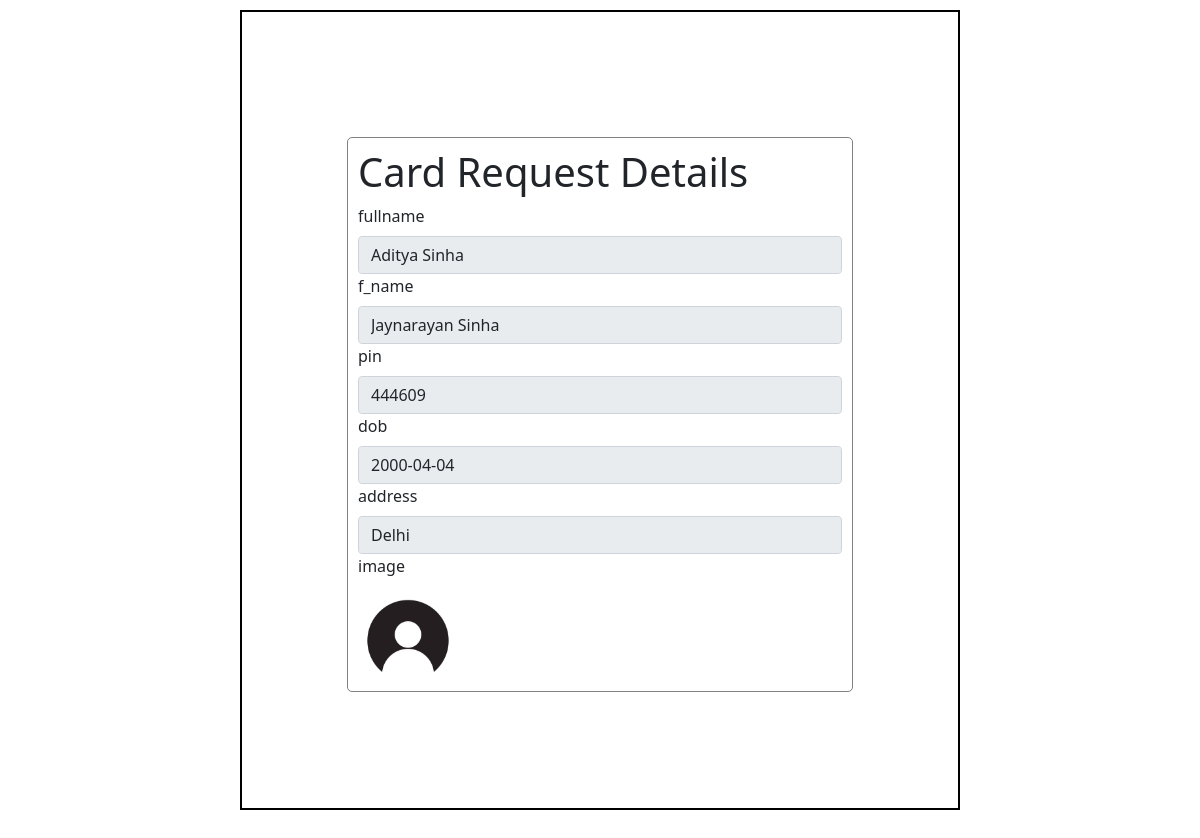
The app's page /update_status/driving/4 with its own data.
### application/models.py (models this page shows)
class Info(db.Model):
    id = db.Column(db.Integer(),primary_key= True)
    atr_name = db.Column(db.String(), nullable=False)
    atr_value = db.Column(db.String(),nullable = False)
    c_name = db.Column(db.String(),nullable = False)
    user_id = db.Column(db.Integer(),db.ForeignKey("user.id"),nullable= False)

### application/controllers.py (the view)
@app.route("/update_status/<card>/<int:user_id>",methods=["GET","POST"])
def update_status(card,user_id):
    details = Info.query.filter_by(user_id=user_id,c_name=card).all()
    detail= Info.query.filter_by(user_id=user_id,c_name=card,atr_name="status").first()
    if request.method == "POST":
        status= request.form.get("status")
        detail.atr_value = status
        db.session.commit()
        return redirect("/admin")
    return render_template("update_status.html",user_id=user_id,card=card,details=details)

### templates/update_status.html (shortened to what this page needs)
<!DOCTYPE html>
<html lang="en">
<head>
    <link rel="stylesheet" href="/static/style.css">
    <link href="https://cdn.jsdelivr.net/npm/bootstrap@5.0.2/dist/css/bootstrap.min.css" rel="stylesheet">
</head>
<body>
    <div id="main">
        <div id="canvas">
            <div id="form-body" style="height:555px;width:506px;margin-top: 125px;overflow-y: scroll;">
                <h1>Card Request Details </h1>
                {% for detail in details %}
                <label for="name" class="form-label">{{detail.atr_name}}</label>
                  {% if detail.atr_name == "image" %}
                    <br>
                    <img src="/static/{{detail.atr_value}}" alt="user image" height="100",width="100">
                    <br>
                   {% else %}
                     <input id="name" class="form-control" type="text" value="{{detail.atr_value}}" aria-label="readonly input example" readonly>
                   {% endif%}
                {% endfor %}
            </div>
        </div>
    </div>
</body>
</html>

### static/style.css (style rules this page uses)
* { margin:0px; }
#main { margin-top: 10px; }
#canvas { border:2px solid black; margin-top: 10px; }
#canvas { width: 60%; margin: auto; height:800px; }
#form-body { width:325px; margin:auto; border:1px solid grey; margin-top:200px ; border-radius:5px; padding: 10px; }

### records on screen
Info: atr_name "fullname", atr_value "Aditya Sinha"
Info: atr_name "f_name", atr_value "Jaynarayan Sinha"
Info: atr_name "pin", atr_value "444609"
Info: atr_name "dob", atr_value "2000-04-04"
Info: atr_name "address", atr_value "Delhi"
Info: atr_name "image", atr_value (placeholder picture)
